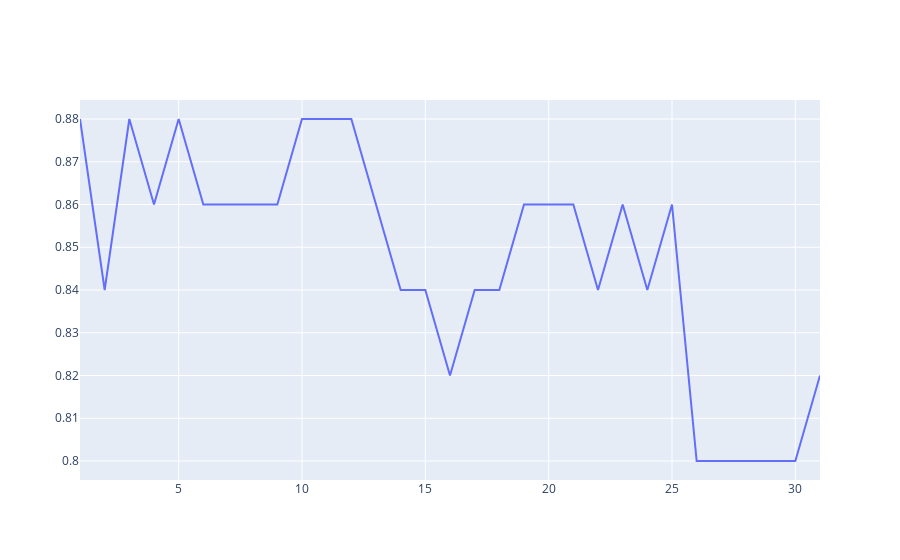

The code cell stored with this chart in its notebook:
### Code cell
import plotly.graph_objects as go

fig = go.Figure(data=go.Scatter(x=neighbors, y=scores))
fig.show()

### Figure 1 — Plotly figure (JSON) as saved in the notebook; plotly's stock layout.template omitted (floating-point values rounded to 4 significant figures)
{"data": [{"type": "scatter", "x": [1, 2, 3, 4, 5, 6, 7, 8, 9, 10, 11, 12, 13, 14, 15, 16, 17, 18, 19, 20, 21, 22, 23, 24, 25, 26, 27, 28, 29, 30, 31], "y": [0.88, 0.84, 0.88, 0.86, 0.88, 0.86, 0.86, 0.86, 0.86, 0.88, 0.88, 0.88, 0.86, 0.84, 0.84, 0.82, 0.84, 0.84, 0.86, 0.86, 0.86, 0.84, 0.86, 0.84, 0.86, 0.8, 0.8, 0.8, 0.8, 0.8, 0.82]}], "layout": {}}
